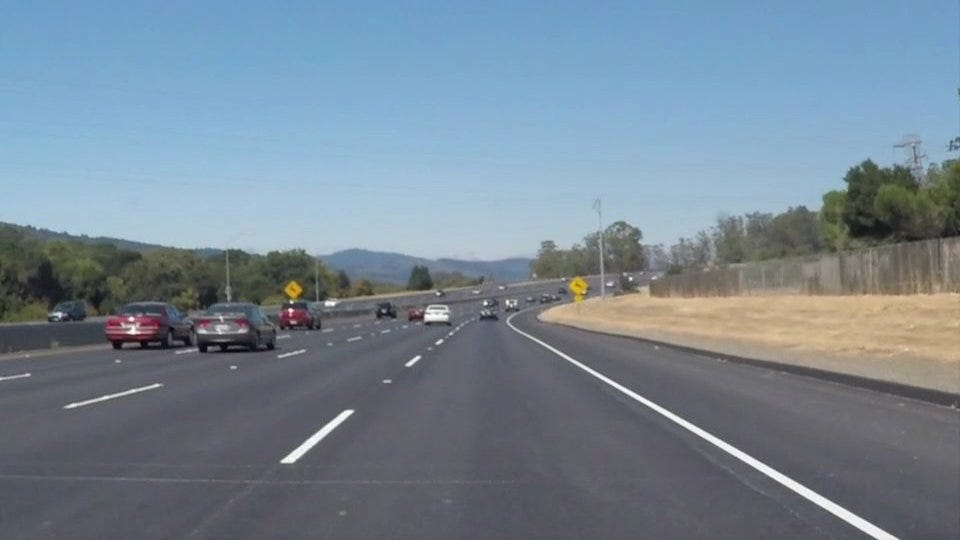
#> input picture Sample1.jpg, 960 x 540 px
$ python StaticLine.py
#> lines starting #> are read from the running program, lines starting #| are printed output that depends on the picture; after the words box and inside, x2 and y2 are one past the last pixel; in counts of white or black regions, pixels touching at a corner belong together
import numpy as np
import cv2

img = cv2.imread("Sample1.jpg")
#> img is the input picture: shape (540, 960, 3); mean B, G, R 148.1, 134.5, 118.5
gray = cv2.cvtColor(img, cv2.COLOR_BGR2GRAY)
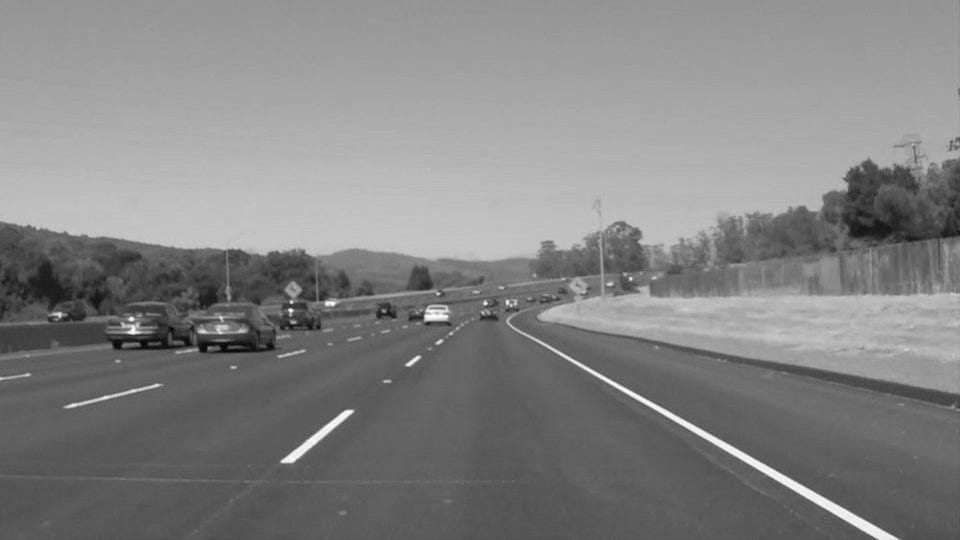
#> gray: shape (540, 960); min 4, max 255, mean 131.3
edges = cv2.Canny(gray, 75, 150)
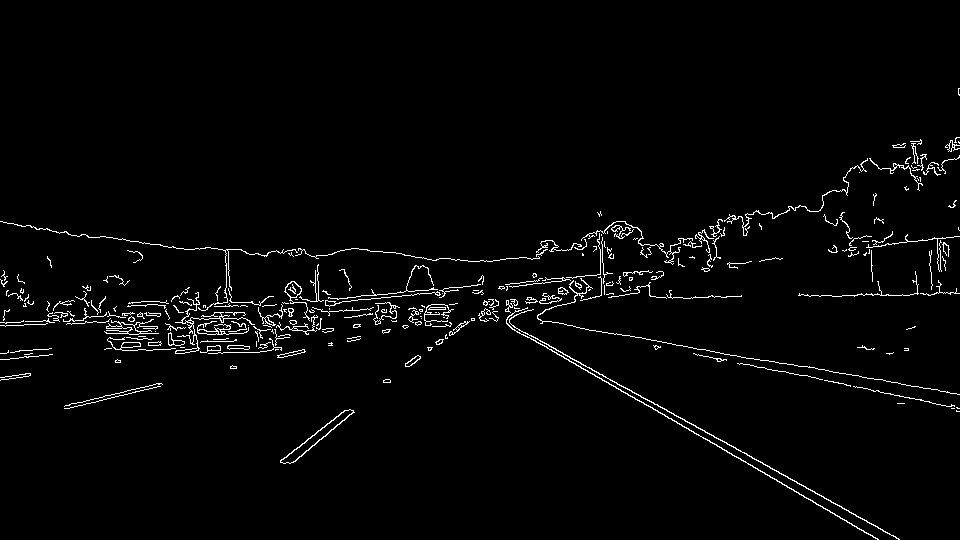
#> edges: shape (540, 960); 2.3% white in thin lines or dots, all inside (x1, y1, x2, y2) = (0, 88, 960, 540)

lines = cv2.HoughLinesP(edges, 1, np.pi/180, 100, maxLineGap=6, minLineLength=55)
#> lines = 18 rows, first 6: [525, 332, 899, 539], [525, 335, 877, 538], [766, 360, 959, 394], [878, 245, 959, 236], [356, 296, 477, 285], [683, 298, 741, 296]
for line in lines:
    x1, y1, x2, y2 = line[0]
    cv2.line(img, (x1, y1), (x2, y2), (0, 0, 255), 3)
#> this loop made 18 passes
#> (x1, y1, x2, y2) on passes 1 to 12: (525, 332, 899, 539), (525, 335, 877, 538), (766, 360, 959, 394), (878, 245, 959, 236), (356, 296, 477, 285), (683, 298, 741, 296), (85, 317, 153, 313), (564, 324, 719, 352), (342, 301, 449, 291), (508, 325, 878, 539), (742, 363, 802, 375), (534, 280, 612, 273)
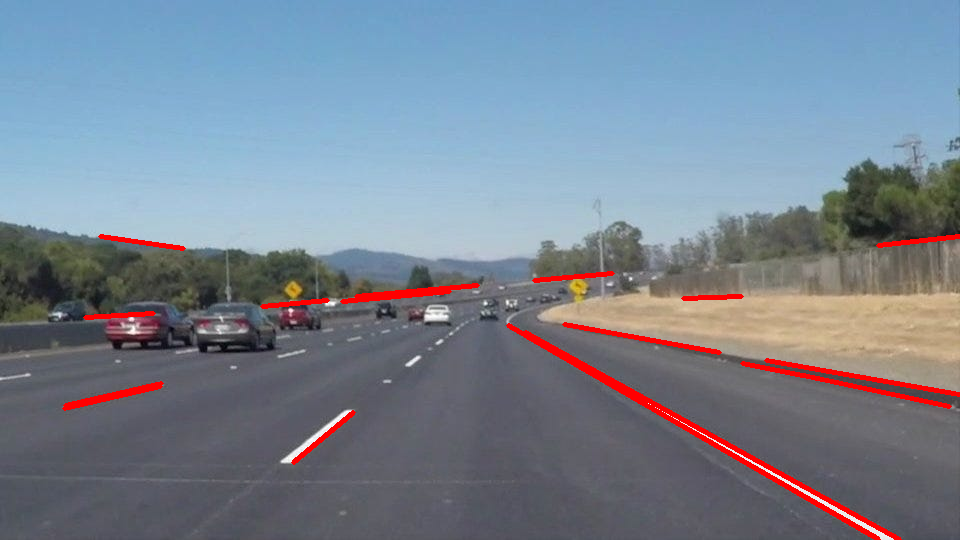
#> img: shape (540, 960, 3); 2.19% of pixels changed, all inside (x1, y1, x2, y2) = (62, 234, 960, 540)
cv2.imshow("Image", img)
cv2.imshow("Edges", edges)
cv2.waitKey(0)
cv2.destroyAllWindows()

$ run again, with Sample2.jpg copied over Sample1.jpg
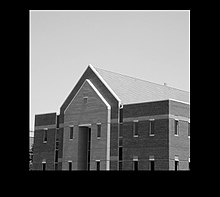
#> input picture Sample2.jpg, 220 x 197 px
#> img is the input picture: shape (197, 220, 3); min 0, max 255, mean 91.3
#> `edges = cv2.Canny(gray, 75, 150)`:
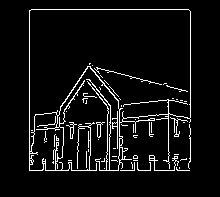
#> edges: shape (197, 220); 6.2% white in thin lines or dots, all inside (x1, y1, x2, y2) = (29, 9, 191, 171)
#> lines = [[29, 170, 29, 10], [31, 9, 188, 9], [30, 170, 189, 170], [190, 161, 190, 11]]
#> the loop `for line in lines:` made 4 passes
#> after the loop `for line in lines:`:
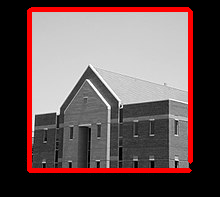
#> img: shape (197, 220, 3); 7.3% of pixels changed, all inside (x1, y1, x2, y2) = (27, 7, 193, 173)
